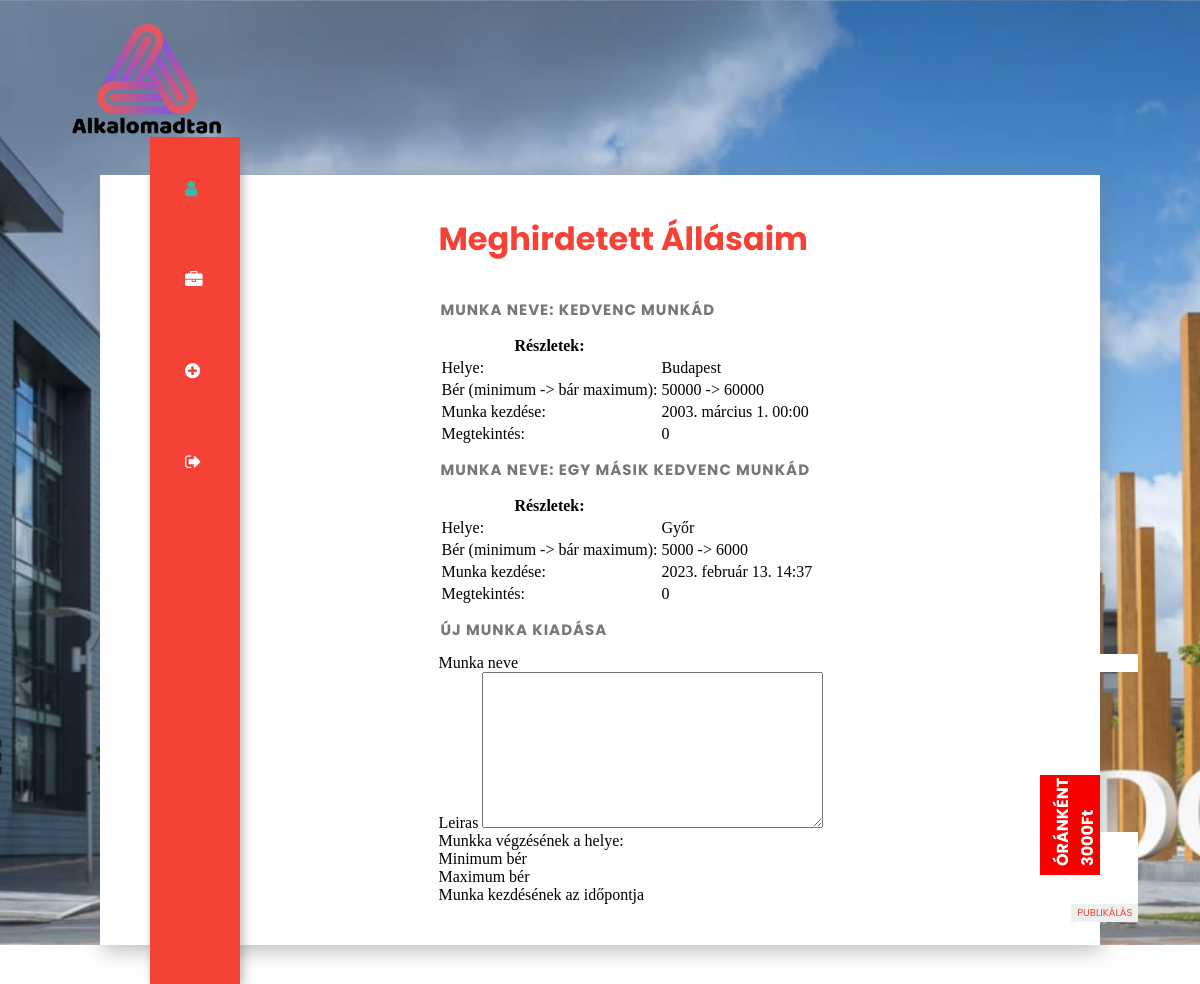
Screenshot of /profil/ujmunka/ (signed in) with the database file from the repository.
### app/models.py (models this page shows, shortened)
class Munka(models.Model):
    class Meta:
        ordering = ["-katt"]
    nev = models.CharField(max_length=255, null=False)
    leiras = models.TextField(default="", null=False)
    helye = models.CharField(default="", max_length=255)
    katt = models.IntegerField(default=0)
    publikalo = models.ForeignKey(settings.AUTH_USER_MODEL, on_delete=models.CASCADE)
    berMin = models.IntegerField(null=False)
    berMax = models.IntegerField(null=True)
    munkaKezd = models.DateTimeField()

### app/views.py (the view)
# urls.py: path("profil/ujmunka/", views.Profil_UjMunka, name="ProfilUjMunka"),
def Profil_UjMunka(request):
    userId = request.user.id
    userUsername = request.user.username
    felhasznalo = request.user
    print(f"Profil_UjMunka(request) - {userUsername} ({userId})")
    if request.POST:
        if request.user.is_authenticated:
            ujMunkaForm = MunkaFrom(request.POST)
            if ujMunkaForm.is_valid():
                mentendo = ujMunkaForm.save(commit=False)
                mentendo.publikalo = User.objects.get(pk=request.user.id)
                mentendo.save()
                print("Mentve!")
            else:
                print("invalid form")
                print(ujMunkaForm.errors)
    else:
        ujMunkaForm = MunkaFrom()
    template = loader.get_template("app/auth/profilePageAd.html")
    munkak = ""
    try:
        munkak = list(Munka.objects.filter(publikalo = request.user.id).values())
    except:
        print(traceback.format_exc())
        munkak = None
    context = {
        "cim": "Profilod",
        "felhasznalo":felhasznalo,
        "form":ujMunkaForm,
        "munka": munkak
        }
    return HttpResponse(template.render(context,request))

### app/forms.py
class MunkaFrom(ModelForm):
    class Meta:
        model = Munka
        fields = "__all__"
        exclude = ["publikalo", "katt"]
    nev = forms.CharField(label="Munka neve", max_length=250)
    leiras = forms.TextInput()
    helye = forms.CharField(label="Munkka végzésének a helye:", max_length=150)
    berMin = forms.IntegerField(label="Minimum bér")
    berMax = forms.IntegerField(label="Maximum bér")
    munkaKezd = forms.DateField(label="Munka kezdésének az időpontja")

### app/templates/app/auth/profilePageAd.html (shortened to what this page needs)
{% extends 'app/layout/commonhead2.html' %}
{% block content %}
{% load static %}
{% if felhasznalo.is_authenticated %}
    {% if munka is not None %}
    <div class="rightbox">
        <div class="profile">
            <h1>Meghirdetett Állásaim</h1>
            {% for i in munka %}
            <div>
                <h2>Munka neve: {{i.nev}}</h2>
                <table>
                    <thead>
                        <th>Részletek:</th>
                    </thead>
                    <tbody>
                        <tr>
                            <td>Helye: </td>
                            <td>{{i.helye}}</td>
                        </tr>
                        <tr>
                            <td>Bér (minimum -> bár maximum): </td>
                            <td>{{i.berMin}} -> {{i.berMax}}</td>
                        </tr>
                        <tr>
                            <td>Munka kezdése: </td>
                            <td>{{i.munkaKezd}}</td>
                        </tr>
                        <tr>
                            <td>Megtekintés: </td>
                            <td>{{i.katt}}</td>
                        </tr>
                    </tbody>
                </table>
            </div>
            {% endfor %}
            <h2>Új munka kiadása</h2>
            <div>
<form method="POST">
{% for field in form %}
    <div class="">
        <label class="">{{ field.label }}</label>
        {{ field }}
    </div>
{% endfor %}
<input type="submit" value="Publikálás" class="btn btn-primary">
</form>
            </div>
        </div>
    </div>
    </div>
</section>
    {% endif %}
{% endif %}
{% endblock %}

### app/templates/app/layout/commonhead2.html (shortened to what this page needs)
<!DOCTYPE html>
<html lang="hu">
<head>
    {% load static %}
    <link rel="stylesheet" href="{% static 'style3.css' %}">
    <link rel="stylesheet" href="https://cdn.jsdelivr.net/npm/@fortawesome/fontawesome-free@6.2.1/css/fontawesome.min.css">
    <link rel="stylesheet" href="path/to/font-awesome/css/font-awesome.min.css">
    <link rel="stylesheet" href="https://cdnjs.cloudflare.com/ajax/libs/font-awesome/4.7.0/css/font-awesome.min.css">
</head>
<section class="header">
    <nav class="logo">
        <a href="index.html"><img src="images/logo.png" alt=""></a>
    </nav>
    <div class="container">
        <div id="asd">
            <h1 class="asd">asd</h1>
            <div class="CTA">
                <h1>ÓRÁNKÉNT 3000Ft</h1>
            </div>
        </div>
        <div class="leftbox links">
            <nav>
                <a href="{% url 'Profil' %}">
                    <i class="fa fa-user active"></i>
                </a>
                <a href="{% url 'ProfilJelentkezesek' %}">
                    <i class="fa fa-briefcase"></i>
                </a>
                <a href="{% url 'ProfilUjMunka' %}">
                    <i class="fa fa-plus-circle"></i>
                </a>
                <a href="{% url 'KijelentkezKerelem' %}">
                    <i class="fa fa-sign-out"></i>
                </a>
            </nav>
        </div>
{% block content %}
{% endblock %}
{% load static %}
<body>
</body>
</html>

### app/static/style3.css (style rules this page uses)
body { box-sizing: border-box; padding: 0; margin: 0; }
.header { min-height: 100vh; width: 100%; background-image: url(images/banner.jpg); background-position: center; background-size: cover; position: relative; }
.container { background-color: #fff; width: 1000px; height: 770px; margin: 0 auto; position: relative; border-top: 10px; box-shadow: 2px 5px 20px rgba(119, 119, 119, 0.5); }
.asd { float: right; margin-right: 12px; margin-top: 12px; font-family: 'Poppins', sans-serif; color: #fff; font-weight: 900; font-size: 1.5rem; letter-spacing: 1px; }
.CTA { width: 100px; height: 60px; right: -20px; bottom: 0; margin-bottom: 90px; position: absolute; z-index: 1; background: #f80000; font-size: 8px; transform: rotate(-90deg); transition: all 0.5s ease-in-out; cursor: pointer; }
.CTA h1 { color: #fff; margin-top: 10px; margin-left: 9px; }
.leftbox { float: left; top:-5%; left: 5%; position: absolute; width: 9%; height: 110%; background: #f44336; box-shadow: 3px 3px 10px rgba(119, 119, 119, 0.5); }
.links a { list-style: none; padding: 35px; color: #fff; font-size: 1.1em; display: block; transition: all 0.3s ease-in-out; }
.links a:first-child { margin-top: 7px; }
.active { color: #3fb6a8; }
.rightbox { float: right; width: 60%; height: 100%; }
.profile { position: absolute; width: 70%; }
h1 { font-family: 'Poppins', sans-serif; color: #f44336; font-size: 2em; margin-top: 40px; margin-bottom: 35px; }
h2 { color: #777; font-family: 'Poppins', sans-serif; width: 80%; text-transform: uppercase; font-size: 15px; letter-spacing: 1px; margin-left: 2px; }
.btn { float: right; font-family: 'Poppins', sans-serif; text-transform: uppercase; font-size: 10px; border: none; color: #f44336; }
input { float: right; font-family: 'Poppins', sans-serif; text-transform: uppercase; font-size: 10px; border: none; color: #f44336; }
.logo img { width: 150px; }
.logo { display: flex; padding: 2% 6%; justify-content: space-between; align-items: center; }

### rows the page displays
Munka: nev "KEDVENC MUNKÁD", helye "Budapest", berMin "50000", berMax "60000", munkaKezd "2003. március 1. 00:00", katt "0"
Munka: nev "EGY MÁSIK KEDVENC MUNKÁD", helye "Győr", berMin "5000", berMax "6000", munkaKezd "2023. február 13. 14:37", katt "0"

### other values shown
{{ field.label }} "Munka neve" "Leiras" "Munkka végzésének a helye:" "Minimum bér" "Maximum bér" "Munka kezdésének az időpontja"
